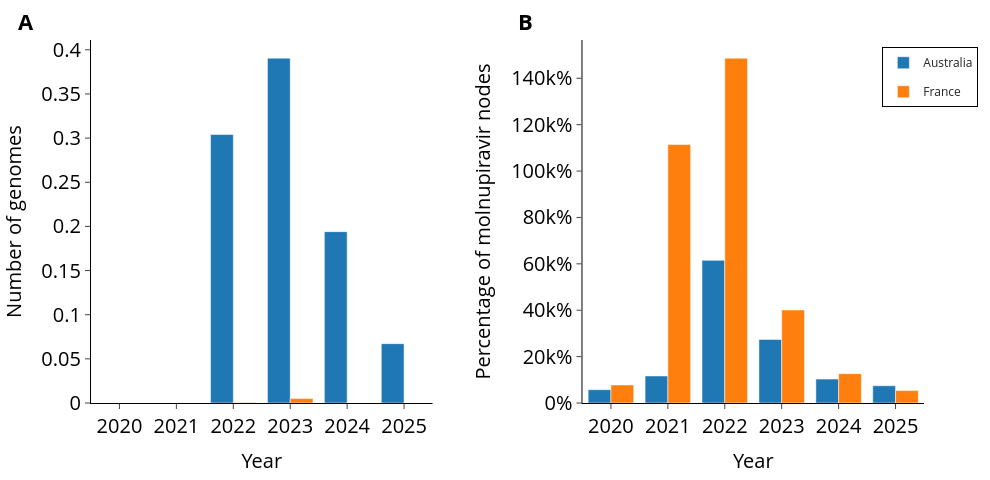

Notebook code for this chart:
### Code cell
from plotly.subplots import make_subplots
import plotly.graph_objects as go


# Plot figure 1A and B
# Figure 1A : Number of molnupiravir nodes in both countries across the years using thresholds LLR>3 and context_llr>2
# Figure 1B: Number of sequenced genomes in Australia and France over the years
aus_df = df[df["country"] == "Australia"]
fra_df = df[df["country"] == "France"]
country_df = pd.concat([aus_df, fra_df], ignore_index=True)
years = [2020, 2021, 2022, 2023, 2024, 2025]

# Panel B- total genomes per year per country
rows = []
for year in years:
    df_yr = country_df[country_df["date"]==year]
    Mov_pred = (df_yr["LLR"] > 3) & (df_yr["sum_contexts"] > 2)
    rows.append({
        "year": year,
        "Australia_prop": Mov_pred[df_yr["country"]=="Australia"].sum()/len(df_yr[df_yr["country"]=="Australia"])*100,
        "France_prop": Mov_pred[df_yr["country"]=="France"].sum()/len(df_yr[df_yr["country"]=="France"])*100,
    })
prop_df = pd.DataFrame(rows)  


# Panel A - MOV nodes per year per country
aus_counts = aus_df["date"].value_counts().sort_index().reindex(years, fill_value=0)    
fra_counts = fra_df["date"].value_counts().sort_index().reindex(years, fill_value=0)


# Create subplots
fig = make_subplots(rows=1, cols=2, horizontal_spacing=0.18)



# Add traces for panel A
fig.add_trace(go.Bar(x=prop_df["year"], y=prop_df["Australia_prop"], name="Australia", marker_color='#1f77b4', legendgroup="aus",showlegend=False), row=1, col=1)
fig.add_trace(go.Bar(x=prop_df["year"], y=prop_df["France_prop"], name="France", marker_color= '#ff7f0e', legendgroup="fra", showlegend=False), row=1, col=1)

# Add traces for panel B
fig.add_trace(go.Bar(x=years, y=aus_counts.values, name="Australia", marker_color='#1f77b4', legendgroup="aus"), row=1, col=2)
fig.add_trace(go.Bar(x=years, y=fra_counts.values, name="France", marker_color= '#ff7f0e', legendgroup="fra"), row=1, col=2)

width_in = 3.3
height_in = 1.6
dpi=300

# Update layout
fig.update_layout(
    width=int(width_in * dpi),    # Export at ACTUAL column width
    height=int(height_in * dpi),
    margin=dict(l=60, r=20, t=40, b=50),
    template='simple_white',
    legend=dict(
        font=dict(size=12),
        x=0.95,
        y=0.98,
        xanchor='left',
        yanchor='top',
        bgcolor='rgba(255, 255, 255, 0.9)',
        bordercolor='black',
        borderwidth=1
    )
)
fig.update_xaxes(title_text="Year", tickmode='linear', title_font=dict(size=20, color='black'), tickfont=dict(size=20, color='black'), linecolor='black', row=1, col=2)
fig.update_yaxes(title_text="Percentage of molnupiravir nodes", title_font=dict(size=20, color='black'), ticksuffix='%', tickfont=dict(size=20, color='black'), linecolor='black', row=1, col=2)

fig.update_xaxes(title_text="Year", tickmode='linear', title_font=dict(size=20, color='black'), tickfont=dict(size=20, color='black'), linecolor='black',row=1, col=1)
fig.update_yaxes(title_text="Number of genomes", title_font=dict(size=20, color='black'), tickfont=dict(size=20, color='black'), linecolor='black', row=1, col=1)


print(fig.layout.width, fig.layout.height)

# Add panel labels (A) and (B)
fig.add_annotation(
    text="<b>A</b>",
    xref="paper", yref="paper",
    x=-0.09, y=1.1,          # top-left corner of panel A; nudge x/y to taste
    showarrow=False,
    font=dict(size=22, color='black'),
    xanchor='left', yanchor='top'
)

fig.add_annotation(
    text="<b>B</b>",
    xref="paper", yref="paper",
    x=0.51, y=1.1,           # top-left corner of panel B; adjust based on your horizontal_spacing
    showarrow=False,
    font=dict(size=22, color='black'),
    xanchor='left', yanchor='top'
)
fig.show()
fig.write_image("/Users/reem/molnupiravir_paper/Figures/Figure1_Aus_Fra.pdf", width=width_in*dpi, height=height_in*dpi, scale=1)

### Figure 1 — Plotly figure (JSON) as saved in the notebook; plotly's stock layout.template omitted (floating-point values rounded to 4 significant figures)
{"data": [{"legendgroup": "aus", "marker": {"color": "#1f77b4"}, "name": "Australia", "showlegend": false, "type": "bar", "x": [2020, 2021, 2022, 2023, 2024, 2025], "xaxis": "x", "y": [0.0, 0.0, 0.304, 0.3905, 0.1941, 0.06721], "yaxis": "y"}, {"legendgroup": "fra", "marker": {"color": "#ff7f0e"}, "name": "France", "showlegend": false, "type": "bar", "x": [2020, 2021, 2022, 2023, 2024, 2025], "xaxis": "x", "y": [0.0, 0.0, 0.0006726, 0.004988, 0.0, 0.0], "yaxis": "y"}, {"legendgroup": "aus", "marker": {"color": "#1f77b4"}, "name": "Australia", "type": "bar", "x": [2020, 2021, 2022, 2023, 2024, 2025], "xaxis": "x2", "y": [5766, 11637, 61506, 27398, 10305, 7439], "yaxis": "y2"}, {"legendgroup": "fra", "marker": {"color": "#ff7f0e"}, "name": "France", "type": "bar", "x": [2020, 2021, 2022, 2023, 2024, 2025], "xaxis": "x2", "y": [7756, 111460, 148684, 40100, 12649, 5354], "yaxis": "y2"}], "layout": {"annotations": [{"font": {"color": "black", "size": 22}, "showarrow": false, "text": "<b>A</b>", "x": -0.09, "xanchor": "left", "xref": "paper", "y": 1.1, "yanchor": "top", "yref": "paper"}, {"font": {"color": "black", "size": 22}, "showarrow": false, "text": "<b>B</b>", "x": 0.51, "xanchor": "left", "xref": "paper", "y": 1.1, "yanchor": "top", "yref": "paper"}], "height": 480, "legend": {"bgcolor": "rgba(255, 255, 255, 0.9)", "bordercolor": "black", "borderwidth": 1, "font": {"size": 12}, "x": 0.95, "xanchor": "left", "y": 0.98, "yanchor": "top"}, "margin": {"b": 50, "l": 60, "r": 20, "t": 40}, "width": 990, "xaxis": {"anchor": "y", "domain": [0, 0.41], "linecolor": "black", "tickfont": {"color": "black", "size": 20}, "tickmode": "linear", "title": {"font": {"color": "black", "size": 20}, "text": "Year"}}, "xaxis2": {"anchor": "y2", "domain": [0.59, 1], "linecolor": "black", "tickfont": {"color": "black", "size": 20}, "tickmode": "linear", "title": {"font": {"color": "black", "size": 20}, "text": "Year"}}, "yaxis": {"anchor": "x", "domain": [0, 1], "linecolor": "black", "tickfont": {"color": "black", "size": 20}, "title": {"font": {"color": "black", "size": 20}, "text": "Number of genomes"}}, "yaxis2": {"anchor": "x2", "domain": [0, 1], "linecolor": "black", "tickfont": {"color": "black", "size": 20}, "ticksuffix": "%", "title": {"font": {"color": "black", "size": 20}, "text": "Percentage of molnupiravir nodes"}}}}
